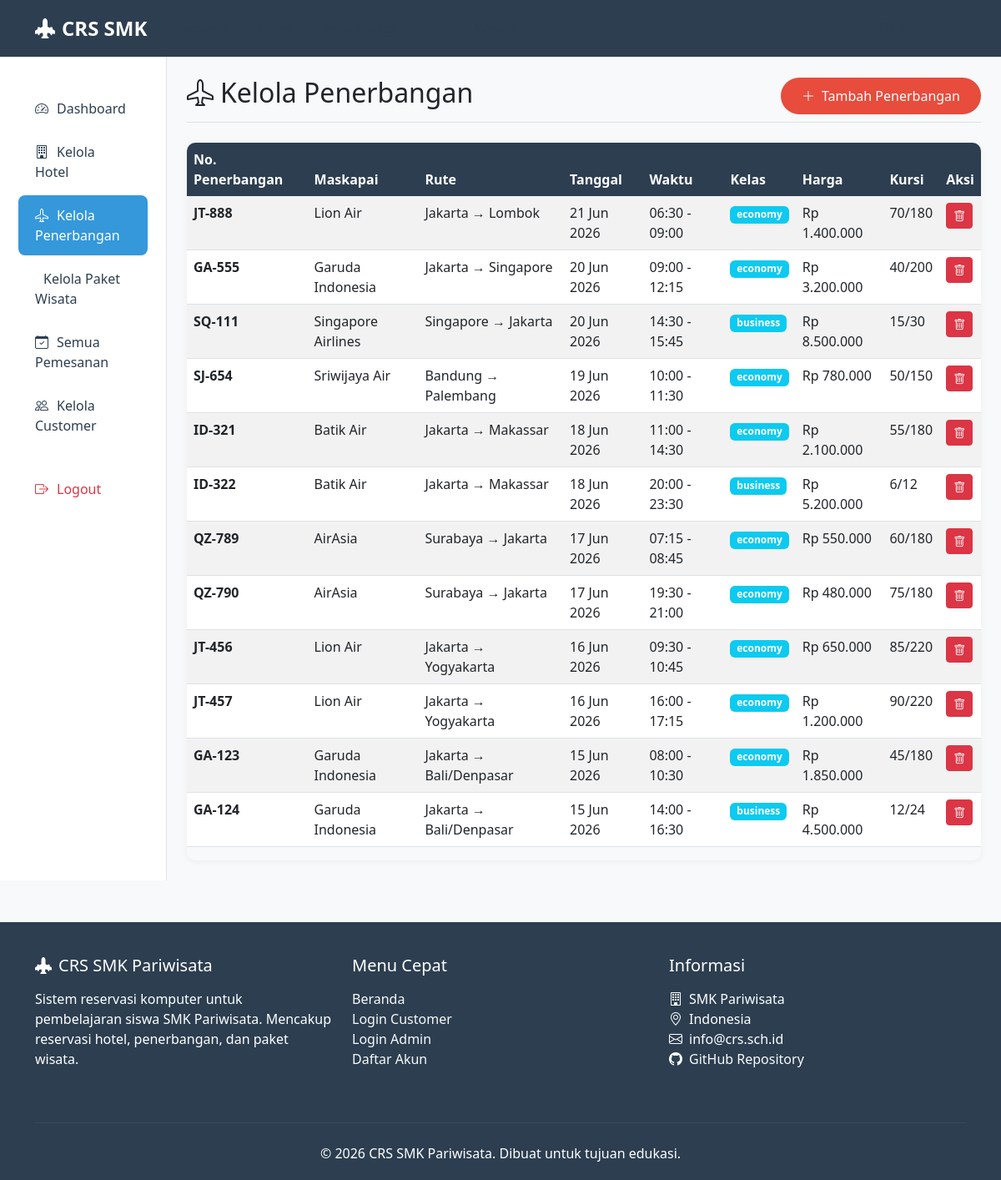
The app's page /admin/flights.php (signed in) with its own data.
### tables this page shows
CREATE TABLE flights (
    id INT AUTO_INCREMENT PRIMARY KEY,
    flight_number VARCHAR(20) NOT NULL UNIQUE,
    airline VARCHAR(50) NOT NULL,
    departure_city VARCHAR(50) NOT NULL,
    arrival_city VARCHAR(50) NOT NULL,
    departure_airport VARCHAR(100),
    arrival_airport VARCHAR(100),
    departure_time TIME NOT NULL,
    arrival_time TIME NOT NULL,
    flight_date DATE NOT NULL,
    return_date DATE,
    flight_type ENUM('one_way', 'round_trip') DEFAULT 'one_way',
    class_type ENUM('economy', 'business', 'first_class') DEFAULT 'economy',
    price DECIMAL(12,2) NOT NULL,
    total_seats INT NOT NULL DEFAULT 0,
    available_seats INT NOT NULL DEFAULT 0,
    baggage_allowance VARCHAR(50),
    facilities TEXT,
    is_active TINYINT(1) DEFAULT 1,
    created_at TIMESTAMP DEFAULT CURRENT_TIMESTAMP,
    updated_at TIMESTAMP DEFAULT CURRENT_TIMESTAMP ON UPDATE CURRENT_TIMESTAMP
);

### includes/db_connect.php (called while the page is built, shortened)
<?php
function formatRupiah($amount) {
    return 'Rp ' . number_format($amount, 0, ',', '.');
}
?>

### admin/flights.php (the view, shortened to what this page needs)
<?php
require_once '../includes/db_connect.php';
require_once '../includes/header.php';
$flights = $conn->query("SELECT * FROM flights ORDER BY flight_date DESC, departure_time");
?>
<div class="container-fluid">
    <div class="row">
        <nav class="col-md-2 d-none d-md-block sidebar">
            <div class="position-sticky pt-3">
                <ul class="nav flex-column">
                    <li class="nav-item"><a class="nav-link" href="index.php"><i class="bi bi-speedometer2"></i>Dashboard</a></li>
                    <li class="nav-item"><a class="nav-link" href="hotels.php"><i class="bi bi-building"></i>Kelola Hotel</a></li>
                    <li class="nav-item"><a class="nav-link active" href="flights.php"><i class="bi bi-airplane"></i>Kelola Penerbangan</a></li>
                    <li class="nav-item"><a class="nav-link" href="packages.php"><i class="bi bi-suitcase-lg"></i>Kelola Paket Wisata</a></li>
                    <li class="nav-item"><a class="nav-link" href="bookings.php"><i class="bi bi-calendar-check"></i>Semua Pemesanan</a></li>
                    <li class="nav-item"><a class="nav-link" href="customers.php"><i class="bi bi-people"></i>Kelola Customer</a></li>
                    <li class="nav-item mt-4"><a class="nav-link text-danger" href="logout.php"><i class="bi bi-box-arrow-right"></i>Logout</a></li>
                </ul>
            </div>
        </nav>
        <main class="col-md-10 ms-sm-auto px-md-4 py-4">
            <div class="d-flex justify-content-between flex-wrap flex-md-nowrap align-items-center pb-2 mb-4 border-bottom">
                <h1 class="h2"><i class="bi bi-airplane me-2"></i>Kelola Penerbangan</h1>
                <button class="btn btn-custom" data-bs-toggle="modal" data-bs-target="#addFlightModal">
                    <i class="bi bi-plus-lg me-2"></i>Tambah Penerbangan
                </button>
            </div>
            <div class="table-responsive">
                <table class="table table-striped table-hover">
                    <thead>
                        <tr>
                            <th>No. Penerbangan</th>
                            <th>Maskapai</th>
                            <th>Rute</th>
                            <th>Tanggal</th>
                            <th>Waktu</th>
                            <th>Kelas</th>
                            <th>Harga</th>
                            <th>Kursi</th>
                            <th>Aksi</th>
                        </tr>
                    </thead>
                    <tbody>
                        <?php while($flight = $flights->fetch_assoc()): ?>
                        <tr>
                            <td><strong><?php echo $flight['flight_number']; ?></strong></td>
                            <td><?php echo $flight['airline']; ?></td>
                            <td><?php echo $flight['departure_city']; ?> → <?php echo $flight['arrival_city']; ?></td>
                            <td><?php echo date('d M Y', strtotime($flight['flight_date'])); ?></td>
                            <td><?php echo substr($flight['departure_time'], 0, 5); ?> - <?php echo substr($flight['arrival_time'], 0, 5); ?></td>
                            <td><span class="badge bg-info"><?php echo $flight['class_type']; ?></span></td>
                            <td><?php echo formatRupiah($flight['price']); ?></td>
                            <td><?php echo $flight['available_seats']; ?>/<?php echo $flight['total_seats']; ?></td>
                            <td>
                                <form method="POST" action="" class="d-inline" onsubmit="return confirm('Yakin ingin menghapus?');">
                                    <button type="submit" name="delete_flight" class="btn btn-sm btn-danger">
                                        <i class="bi bi-trash"></i>
                                    </button>
                                </form>
                            </td>
                        </tr>
                        <?php endwhile; ?>
                    </tbody>
                </table>
            </div>
        </main>
    </div>
</div>
<?php require_once '../includes/footer.php'; ?>

### assets/css/style.css (style rules this page uses)
:root { --primary-color: #2c3e50; --secondary-color: #e74c3c; --accent-color: #3498db; --success-color: #27ae60; --warning-color: #f39c12; --light-bg: #f8f9fa; --dark-bg: #34495e; }
body { font-family: 'Segoe UI', Tahoma, Geneva, Verdana, sans-serif; background-color: var(--light-bg); min-height: 100vh; display: flex; flex-direction: column; }
main { flex: 1; }
.btn-custom { background: var(--secondary-color); color: white; border: none; padding: 10px 25px; border-radius: 25px; transition: all 0.3s; }
.sidebar { min-height: calc(100vh - 56px); background: white; border-right: 1px solid #dee2e6; padding-top: 20px; }
.sidebar .nav-link { color: var(--primary-color); padding: 12px 20px; border-radius: 8px; margin: 2px 10px; transition: all 0.3s; }
.sidebar .nav-link:hover, .sidebar .nav-link.active { background: var(--accent-color); color: white; }
.sidebar .nav-link i { margin-right: 10px; width: 20px; text-align: center; }
.table-responsive { border-radius: 10px; overflow: hidden; box-shadow: 0 2px 10px rgba(0,0,0,0.05); }
.table thead th { background: var(--primary-color); color: white; font-weight: 600; border: none; }

### includes/header.php (style rules this page uses)
:root { --primary-color: #2c3e50; --secondary-color: #e74c3c; --accent-color: #3498db; --light-bg: #f8f9fa; }
body { font-family: 'Segoe UI', Tahoma, Geneva, Verdana, sans-serif; background-color: var(--light-bg); }
.btn-custom { background: var(--secondary-color); color: white; border: none; padding: 10px 25px; border-radius: 25px; transition: all 0.3s; }
.sidebar { min-height: calc(100vh - 56px); background: white; border-right: 1px solid #dee2e6; }
.nav-link { color: var(--primary-color); padding: 12px 20px; border-radius: 8px; margin: 2px 10px; }
.nav-link:hover, .nav-link.active { background: var(--accent-color); color: white; }
.table-responsive { border-radius: 10px; overflow: hidden; }

### records on screen
flights: flight_number "JT-888", airline "Lion Air", departure_city "Jakarta", arrival_city "Lombok", flight_date "21 Jun 2026", departure_time "06:30", arrival_time "09:00", class_type "economy", price "Rp 1.400.000", available_seats "70", total_seats "180"
flights: flight_number "GA-555", airline "Garuda Indonesia", departure_city "Jakarta", arrival_city "Singapore", flight_date "20 Jun 2026", departure_time "09:00", arrival_time "12:15", class_type "economy", price "Rp 3.200.000", available_seats "40", total_seats "200"
flights: flight_number "SQ-111", airline "Singapore Airlines", departure_city "Singapore", arrival_city "Jakarta", flight_date "20 Jun 2026", departure_time "14:30", arrival_time "15:45", class_type "business", price "Rp 8.500.000", available_seats "15", total_seats "30"
flights: flight_number "SJ-654", airline "Sriwijaya Air", departure_city "Bandung", arrival_city "Palembang", flight_date "19 Jun 2026", departure_time "10:00", arrival_time "11:30", class_type "economy", price "Rp 780.000", available_seats "50", total_seats "150"
flights: flight_number "ID-321", airline "Batik Air", departure_city "Jakarta", arrival_city "Makassar", flight_date "18 Jun 2026", departure_time "11:00", arrival_time "14:30", class_type "economy", price "Rp 2.100.000", available_seats "55", total_seats "180"
flights: flight_number "ID-322", airline "Batik Air", departure_city "Jakarta", arrival_city "Makassar", flight_date "18 Jun 2026", departure_time "20:00", arrival_time "23:30", class_type "business", price "Rp 5.200.000", available_seats "6", total_seats "12"
flights: flight_number "QZ-789", airline "AirAsia", departure_city "Surabaya", arrival_city "Jakarta", flight_date "17 Jun 2026", departure_time "07:15", arrival_time "08:45", class_type "economy", price "Rp 550.000", available_seats "60", total_seats "180"
flights: flight_number "QZ-790", airline "AirAsia", departure_city "Surabaya", arrival_city "Jakarta", flight_date "17 Jun 2026", departure_time "19:30", arrival_time "21:00", class_type "economy", price "Rp 480.000", available_seats "75", total_seats "180"
flights: flight_number "JT-456", airline "Lion Air", departure_city "Jakarta", arrival_city "Yogyakarta", flight_date "16 Jun 2026", departure_time "09:30", arrival_time "10:45", class_type "economy", price "Rp 650.000", available_seats "85", total_seats "220"
flights: flight_number "JT-457", airline "Lion Air", departure_city "Jakarta", arrival_city "Yogyakarta", flight_date "16 Jun 2026", departure_time "16:00", arrival_time "17:15", class_type "economy", price "Rp 1.200.000", available_seats "90", total_seats "220"
flights: flight_number "GA-123", airline "Garuda Indonesia", departure_city "Jakarta", arrival_city "Bali/Denpasar", flight_date "15 Jun 2026", departure_time "08:00", arrival_time "10:30", class_type "economy", price "Rp 1.850.000", available_seats "45", total_seats "180"
flights: flight_number "GA-124", airline "Garuda Indonesia", departure_city "Jakarta", arrival_city "Bali/Denpasar", flight_date "15 Jun 2026", departure_time "14:00", arrival_time "16:30", class_type "business", price "Rp 4.500.000", available_seats "12", total_seats "24"
